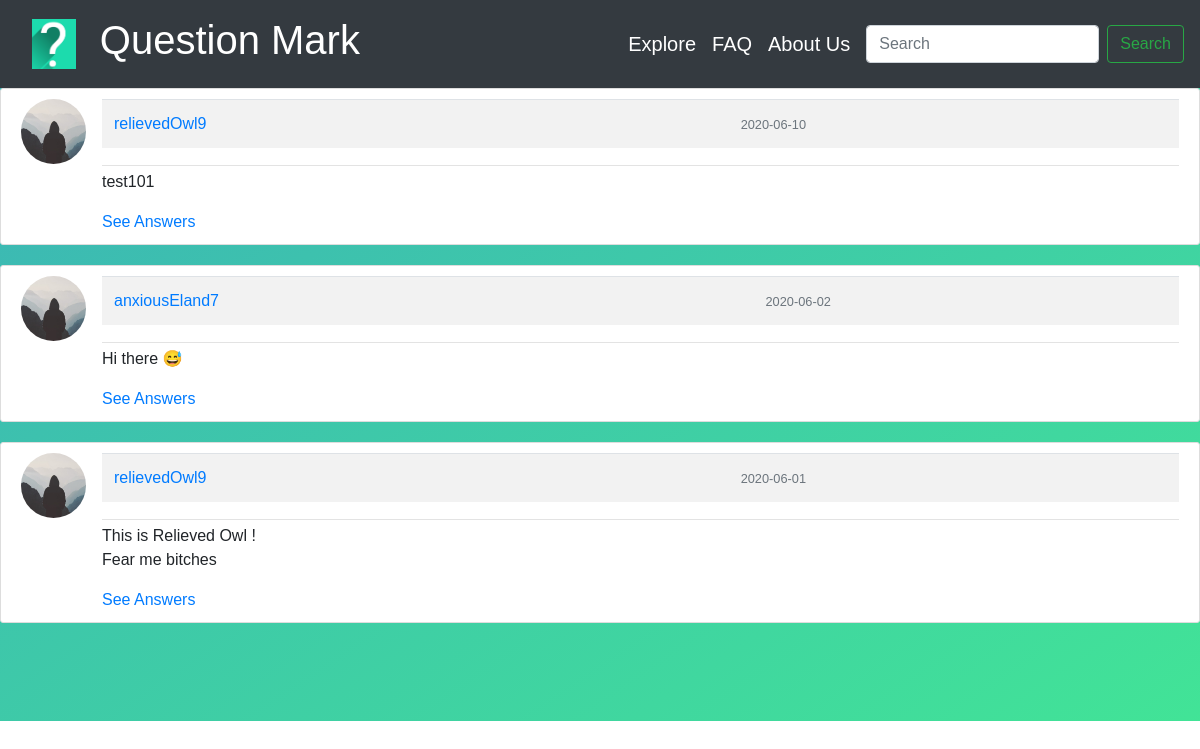
Before: /explore with the older database file.
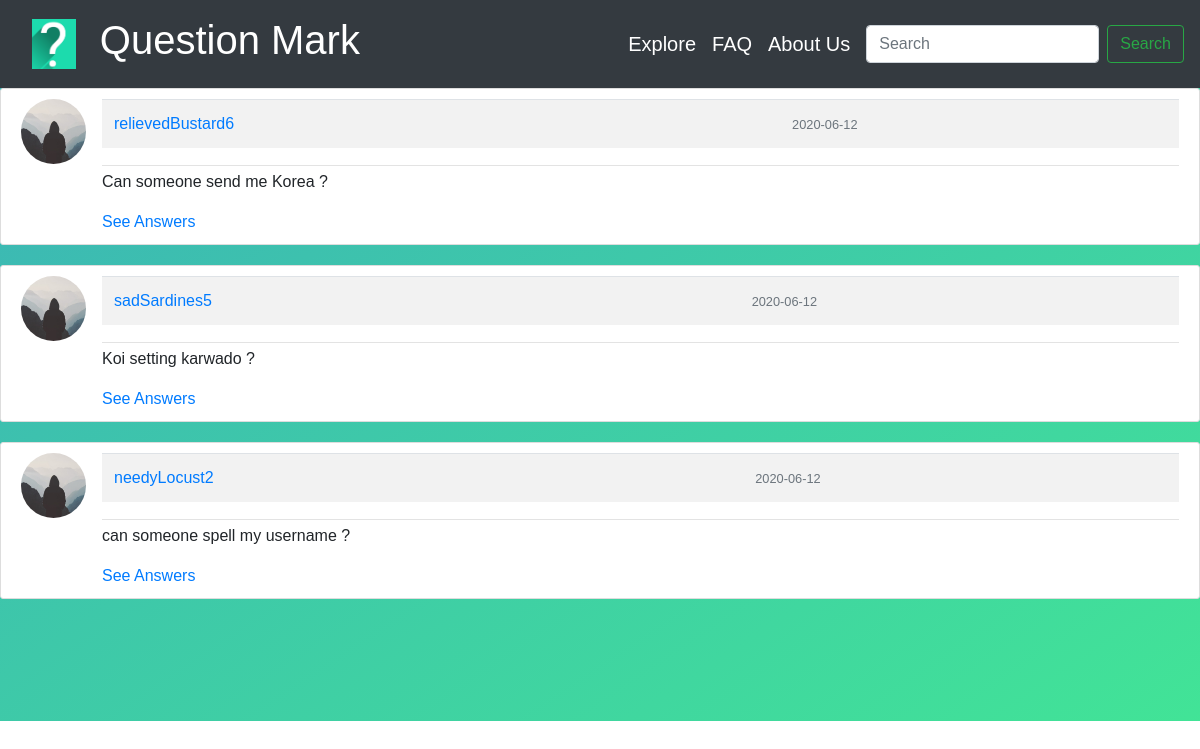
After: the same page with the newer database file.
### Question_Mark/models.py (models this page shows, shortened)
class Questions(db.Model):
    __searchable__ = ["question"]
    id = db.Column(db.Integer, primary_key=True)
    question = db.Column(db.Text, nullable=False)
    date_posted = db.Column(db.DateTime, nullable=False, default=datetime.utcnow)
    user_id = db.Column(db.Integer, db.ForeignKey("user.id"), nullable=False)
    answers = db.relationship("Answers", backref="writer", lazy=True)

class User(db.Model, UserMixin):
    id = db.Column(db.Integer, primary_key=True)
    first_name = db.Column(db.String(30), unique=False, nullable=False)
    last_name = db.Column(db.String(30), unique=False, nullable=False)
    username = db.Column(db.String(30), unique=True, nullable=False)
    email = db.Column(db.String(120), unique=True, nullable=False)
    image_file = db.Column(db.String(20), nullable=False, default="default.jpg")
    password = db.Column(db.String(60), nullable=False)
    questions = db.relationship("Questions", backref="author", lazy=True)

### Question_Mark/routes.py (the view)
@app.route("/explore", methods=["GET", "POST"])
def explore():
    values = Questions.query.order_by(Questions.date_posted.desc())
    return render_template("explore.html", title="Explore", values=values)

### Question_Mark/templates/explore.html (shortened to what this page needs)
{% extends "layout.html" %}
{% block head %}
<link rel="stylesheet" href={{url_for('static', filename='style_questions.css') }}>
{% endblock head %}
{%block content %}
{% for item in values %}
<article class="media content-section-ex">
    <img class="rounded-circle article-img" src="{{ url_for('static', filename='default.jpg') }}" />
    <div class="media-body">
        <div class="article-metadata">
            <table class="table table-striped">
                <tr>
                    <td>
                        <a class="mr-2" href="user_posts/{{ item.author.username }}">{{ item.author.username }}</a>
                    </td>
                    <td>
                        <small class="text-muted">{{ item.date_posted.strftime('%Y-%m-%d') }}</small>
                    </td>
                </tr>
            </table>
        </div>
        <p class="article-content">{{ item.question }}</p>
        <a class="mr-2" href="{{ url_for('answers', question_id = item.id) }}">See Answers</a>
    </div>
</article>
{% endfor %}
{% endblock content %}

### Question_Mark/templates/layout.html (shortened to what this page needs)
<!DOCTYPE html>
<html>
<head>
    <link rel="stylesheet" href="https://stackpath.bootstrapcdn.com/bootstrap/4.4.1/css/bootstrap.min.css"
>
    {% block head %}{% endblock head %}
</head>
<body>
    <nav class="navbar navbar-expand-sm bg-dark navbar-dark justify-content-end">
        <a class="nav-link" href={{ url_for("home") }} title="Take a tour of our website!">
            <img id="brand-image" alt="Website Logo" src={{ url_for('static', filename='logo.png') }}></div>
        </a>
        <div class="collapse navbar-collapse flex-grow-0 ml-0 mr-5 mb-auto mt-0" id="navbarSupportedContent">
            <ul class="nav navbar-nav navbar-right">
                <li class="nav-item active">
                    <a class="nav-link" href={{ url_for("home") }} title="Take a tour of our website!">
                        <h1>Question Mark</h1>
                    </a>
                </li>
            </ul>
        </div>
        <div class="collapse navbar-collapse flex-grow-0 ml-auto mr-2 mt-2" id="navbarSupportedContent">
            <ul class="nav navbar-nav navbar-right">
                <li class="nav-item active">
                    <a class="nav-link" href={{ url_for("explore") }} title="Take a tour of our website!">
                        <h5>Explore</h5>
                    </a>
                </li>
                <li class="nav-item active">
                    <a class="nav-link" href={{ url_for("faq") }} title="Got queries? Just ask them here!">
                        <h5>FAQ</h5>
                    </a>
                </li>
                <li class="nav-item active">
                    <a class="nav-link" href={{ url_for("about") }} title="Know more about us!">
                        <h5>About Us</h5>
                    </a>
                </li>
            </ul>
        </div>
        <form class="form-inline" method="GET" action="search">
            <input class="form-control mr-sm-2" type="search" placeholder="Search" aria-label="Search"
                title="Type your question here!">
            <button class="btn btn-outline-success my-2 my-sm-0" type="submit"
                title="Search your question!">Search</button>
        </form>
    </nav>
    <div id="grad">
        {% block content %}
        {% endblock content%}
    </div>
</body>
</html>

### Question_Mark/static/style_questions.css (style rules this page uses)
.content-section-ex { background: #ffffff !important; padding: 10px 20px; border: 1px solid #dddddd; border-radius: 3px; margin-bottom: 20px; }
.article-content { white-space: pre-line; }
.article-img { height: 65px; width: 65px; margin-right: 16px; }
.article-metadata { padding-bottom: 1px; margin-bottom: 4px; border-bottom: 1px solid #e3e3e3 }
#grad { background-color: #ffffff; background-image: linear-gradient(to bottom right, #3bb2b8, #42e695); background-attachment: fixed !important; }

### Question_Mark/templates/layout.html (style rules this page uses)
#grad { height: 633px; background-color: #ffffff; background-image: linear-gradient(to bottom right, #3bb2b8, #42e695); position: relative; background-attachment: fixed; }
body { box-sizing: border-box; font-family: sans-serif; }
#brand-image { height: 50px; }

Changed rows visible on the page:
removed Questions: author.username "relievedOwl9", date_posted "2020-06-10", question "test101"
removed Questions: author.username "anxiousEland7", date_posted "2020-06-02", question "Hi there 😅"
removed Questions: author.username "relievedOwl9", date_posted "2020-06-01", question "This is Relieved Owl ! Fear me bitches"
added Questions: author.username "relievedBustard6", date_posted "2020-06-12", question "Can someone send me Korea ?"
added Questions: author.username "sadSardines5", date_posted "2020-06-12", question "Koi setting karwado ?"
added Questions: author.username "needyLocust2", date_posted "2020-06-12", question "can someone spell my username ?"
